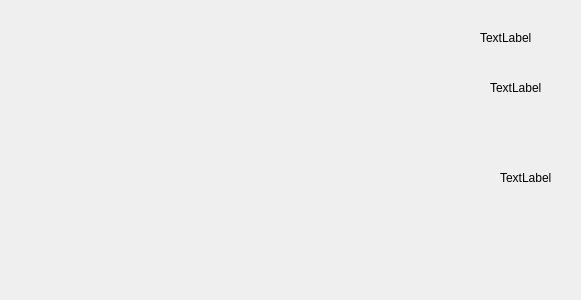
<?xml version="1.0" encoding="UTF-8"?>
<ui version="4.0">
 <class>stat2</class>
 <widget class="QDialog" name="stat2">
  <property name="geometry">
   <rect>
    <x>0</x>
    <y>0</y>
    <width>581</width>
    <height>300</height>
   </rect>
  </property>
  <property name="windowTitle">
   <string>Dialog</string>
  </property>
  <widget class="QLabel" name="label">
   <property name="geometry">
    <rect>
     <x>480</x>
     <y>30</y>
     <width>56</width>
     <height>16</height>
    </rect>
   </property>
   <property name="text">
    <string>TextLabel</string>
   </property>
  </widget>
  <widget class="QLabel" name="label_2">
   <property name="geometry">
    <rect>
     <x>490</x>
     <y>80</y>
     <width>56</width>
     <height>16</height>
    </rect>
   </property>
   <property name="text">
    <string>TextLabel</string>
   </property>
  </widget>
  <widget class="QLabel" name="label_3">
   <property name="geometry">
    <rect>
     <x>500</x>
     <y>170</y>
     <width>56</width>
     <height>16</height>
    </rect>
   </property>
   <property name="text">
    <string>TextLabel</string>
   </property>
  </widget>
 </widget>
 <resources/>
 <connections/>
</ui>
